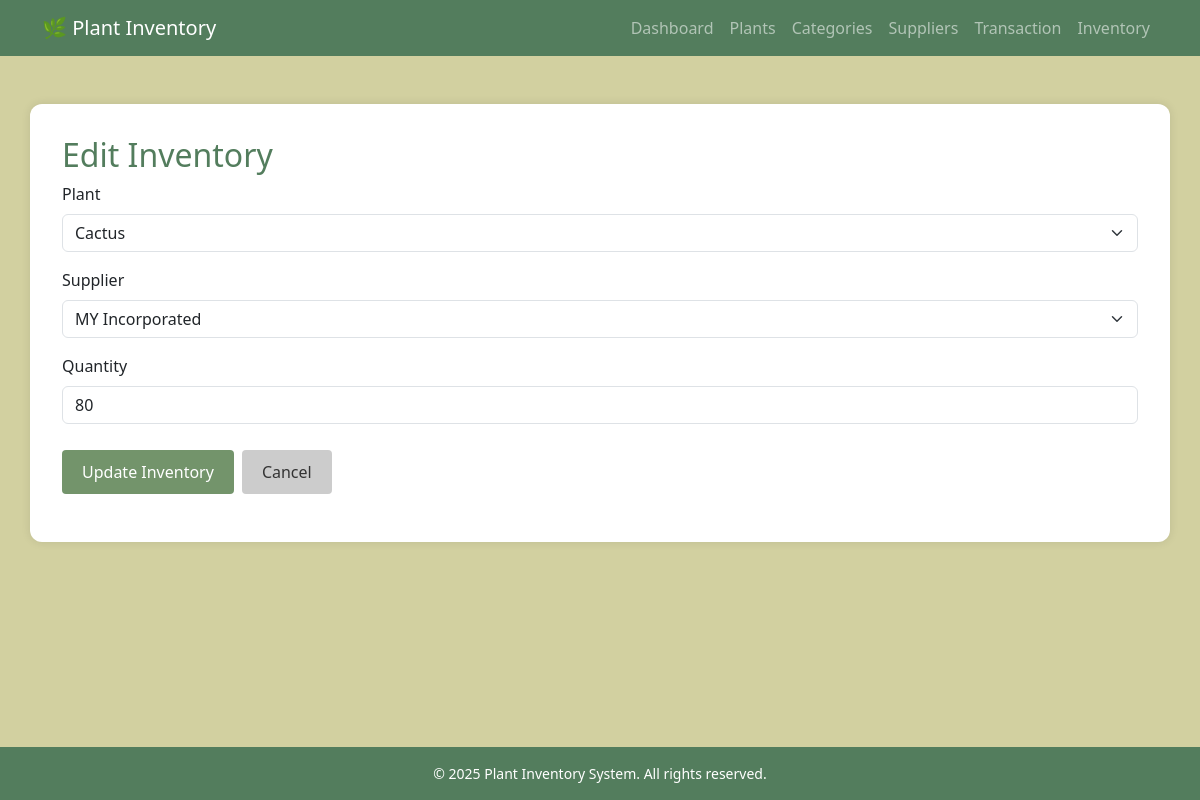
Page /edit_inventory.php?id=5 (signed in) on the committed database.
### tables this page shows
CREATE TABLE `inventory` (
  `InventoryID` int(11) NOT NULL,
  `PlantID` int(11) NOT NULL,
  `SupplierID` int(11) NOT NULL,
  `inv_quantity` int(11) NOT NULL,
  `LastUpdated` datetime NOT NULL DEFAULT current_timestamp()
);

CREATE TABLE `plants` (
  `PlantID` int(11) NOT NULL,
  `Name` varchar(255) NOT NULL,
  `ScientificName` varchar(255) NOT NULL,
  `Location` varchar(255) NOT NULL,
  `LastUpdated` datetime NOT NULL DEFAULT current_timestamp(),
  `ImagePath` longblob NOT NULL,
  `category_id` int(11) DEFAULT NULL
);

CREATE TABLE `suppliers` (
  `SupplierID` int(11) NOT NULL,
  `Name` varchar(255) NOT NULL,
  `ContactEmail` varchar(255) NOT NULL,
  `PhoneNumber` varchar(15) NOT NULL
);

### edit_inventory.php (the view, shortened to what this page needs)
<?php
include 'navbar.php';
include 'auth.php';
$id = $_GET['id'] ?? null;
$inventory = $conn->query("SELECT * FROM inventory WHERE InventoryID = $id")->fetch_assoc();
$plants = $conn->query("SELECT PlantID, Name FROM plants");
$suppliers = $conn->query("SELECT SupplierID, Name FROM suppliers");
?>
<!DOCTYPE html>
<html lang="en">
<head>
    <link href="https://cdn.jsdelivr.net/npm/bootstrap@5.3.0/dist/css/bootstrap.min.css" rel="stylesheet">
</head>
<body>
<main>
    <div class="container main">
        <h2>Edit Inventory</h2>
        <form method="POST">
            <div class="mb-3">
                <label class="form-label">Plant</label>
                <select name="plant_id" class="form-select" required>
                    <?php while($p = $plants->fetch_assoc()): ?>
                        <option value="<?= $p['PlantID'] ?>" <?= $inventory['PlantID'] == $p['PlantID'] ? 'selected' : '' ?>>
                            <?= htmlspecialchars($p['Name']) ?>
                        </option>
                    <?php endwhile; ?>
                </select>
            </div>
            <div class="mb-3">
                <label class="form-label">Supplier</label>
                <select name="supplier_id" class="form-select" required>
                    <?php while($s = $suppliers->fetch_assoc()): ?>
                        <option value="<?= $s['SupplierID'] ?>" <?= $inventory['SupplierID'] == $s['SupplierID'] ? 'selected' : '' ?>>
                            <?= htmlspecialchars($s['Name']) ?>
                        </option>
                    <?php endwhile; ?>
                </select>
            </div>
            <div class="mb-3">
                <label class="form-label">Quantity</label>
                <input type="number" name="quantity" class="form-control" required min="1" value="<?= $inventory['inv_quantity'] ?>">
            </div>
            <div class="d-flex gap-2">
                <button type="submit" class="btn blue">Update Inventory</button>
                <button type="button" class="btn blue btn-secondary" onclick="window.location.href='manage_inventory.php'">Cancel</button>
            </div>
        </form>
    </div>
</main>
<?php include 'footer.php'; ?>
</body>
</html>

### edit_inventory.php (style rules this page uses)
html, body { height: 100%; }
body { background-color: #D2D0A0; font-family: 'Segoe UI', sans-serif; display: flex; flex-direction: column; min-height: 100vh; }
main { flex: 1; }
.container.main { background: white; margin-top: 3rem; padding: 2rem; border-radius: 12px; box-shadow: 0 0 10px rgba(0,0,0,0.1); }
h2 { color: #537D5D; }
.btn.blue { background-color: #73946B; color: white; border: none; padding: 10px 20px; border-radius: 4px; margin-top: 10px; }
.btn.blue.btn-secondary { background-color: #ccc; color: #333; }

### rows in the picture
inventory: plant_id "Cactus", supplier_id "MY Incorporated", quantity "80"
